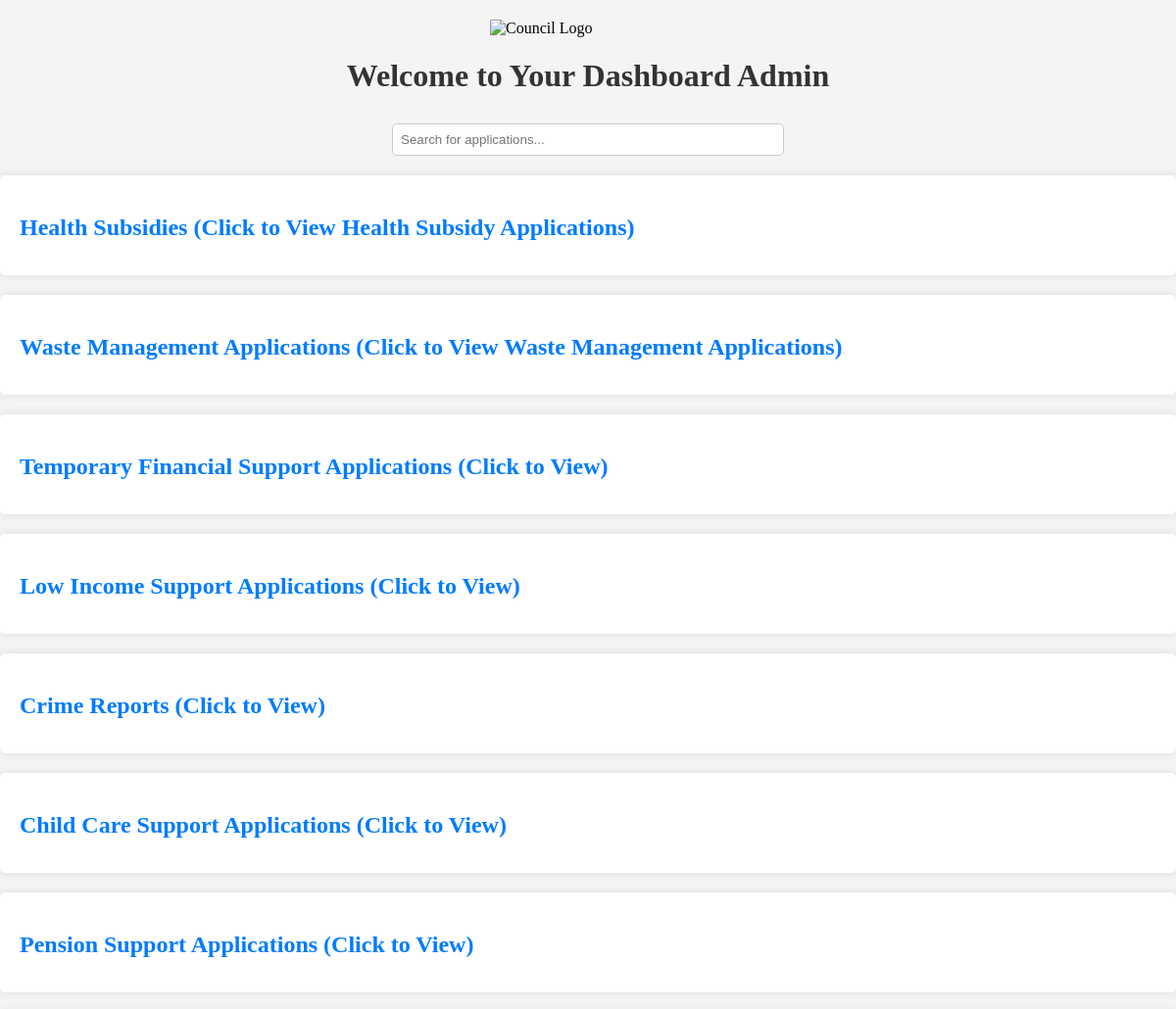
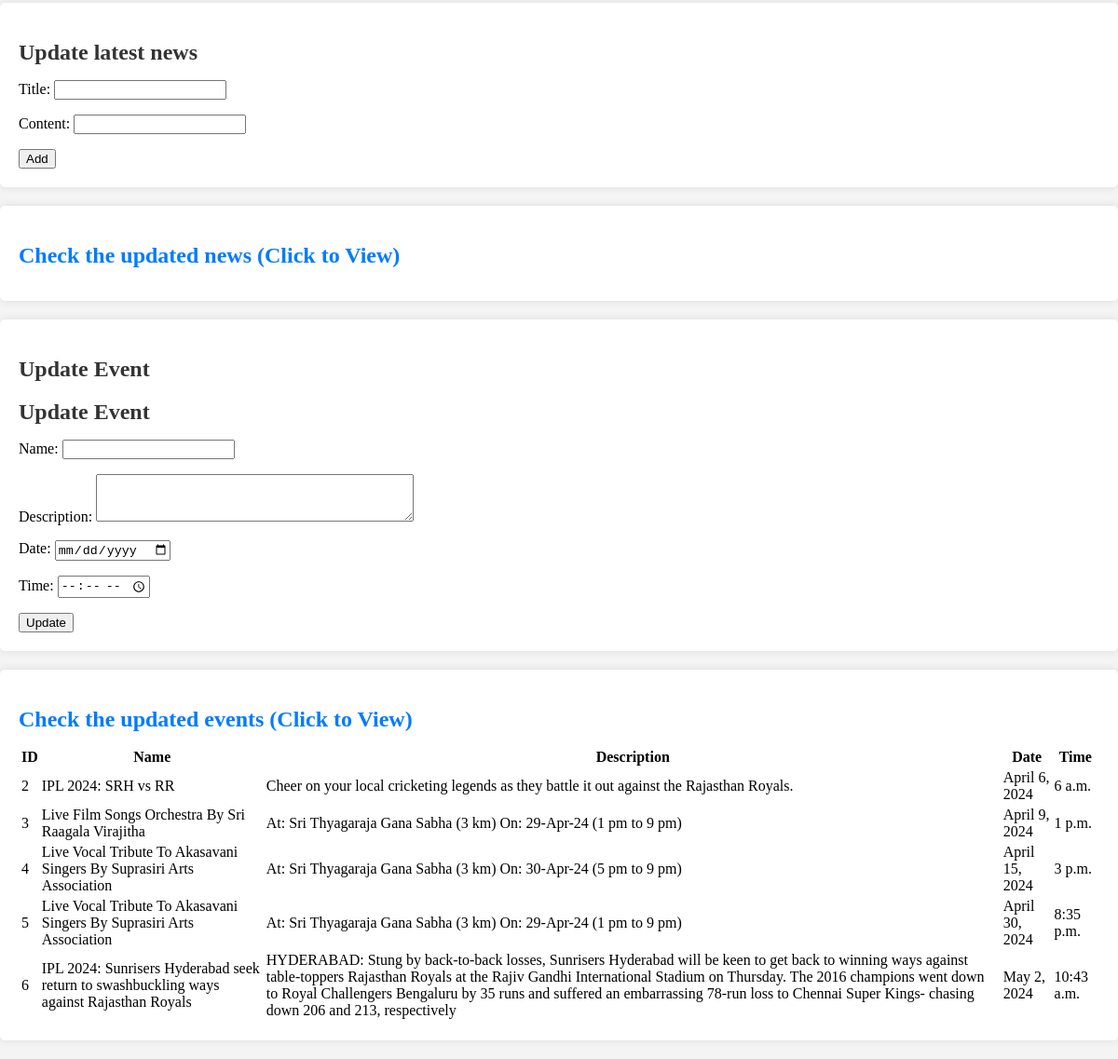
/admin-dashboard/ (signed in), run on the app's committed database (2 pictures, top to bottom).
### app/models.py (models this page shows, shortened)
class Event(models.Model):
    name = models.CharField(max_length=100)
    description = models.TextField()
    date = models.DateField()
    time = models.TimeField()

### app/views.py (the view)
# urls.py: path('admin-dashboard/', views.admin_dashboard, name='admin_dashboard'),
@login_required(login_url='/admin/login/')
@staff_member_required
def admin_dashboard(request):
    if request.method == 'POST':
        fm = newsupdate(request.POST)
        fms = EventUpdate(request.POST)
        if fm.is_valid():
            fm.save()
            return redirect('admin_dashboard')
        if fms.is_valid():
            fms.save()
            return redirect('admin_dashboard')  # Redirect to the admin dashboard page after successful update
    else:
        fm = newsupdate()
        fms = EventUpdate()
    health_subsidies = HealthSubsidy.objects.all()
    waste_applications = WasteManagementApplication.objects.all()
    temporary_support_applications = TemporarySupportApplication.objects.all()
    low_income_support_applications = LowIncomeSupportApplication.objects.all()
    crime_reports = CrimeReport.objects.all()
    locality_tax_payments = LocalityTaxPayment.objects.all()
    child_care_support_applications = ChildCareSupport.objects.all()
    pension_support_applications = PensionSupport.objects.all()
    news_articles = News.objects.all()
    stud = News.objects.all()
    studs = Event.objects.all()  # Retrieve all events
    return render(request, 'app/admin_dasboard.html', {
        'health_subsidies': health_subsidies,
        'waste_applications': waste_applications,
        'temporary_support_applications': temporary_support_applications,
        'low_income_support_applications': low_income_support_applications,
        'crime_reports': crime_reports,
        'locality_tax_payments': locality_tax_payments,
        'child_care_support_applications': child_care_support_applications,
        'pension_support_applications': pension_support_applications,
        'news_articles': news_articles,  # Pass news articles to the template
        'form_news': fm,
        'form_event': fms,  # Pass the form instance to the template
        'stu': stud,
        'studs': studs
    })

### app/forms.py
class newsupdate(forms.ModelForm):
    class Meta:
        model=News
        fields=['title','content',]
        widgets={'title':forms.TextInput(attrs={'class':'form-control'}),
                 'content':forms.TextInput(attrs={'class':'form-control'})}

class EventUpdate(forms.ModelForm):
    class Meta:
        model = Event
        fields = ['name', 'description', 'date', 'time']
        widgets = {
            'name': forms.TextInput(attrs={'class': 'form-control'}),
            'description': forms.Textarea(attrs={'class': 'form-control', 'rows': 3}),
            'date': forms.DateInput(attrs={'class': 'form-control', 'type': 'date'}),
            'time': forms.TimeInput(attrs={'class': 'form-control', 'type': 'time'}),
        }

### app/templates/app/admin_dasboard.html (shortened to what this page needs)
<!DOCTYPE html>
<html lang="en">
<head>
</head>
<body>
    <img src="https://www.booknamechangead.com/images/city_logo/Hyderabad.png" alt="Council Logo" style="display: block; margin: 20px auto; max-width: 200px;">
    <h1>Welcome to Your Dashboard Admin </h1>
    <div class="search-container">
        <input type="text" id="searchInput" class="search-input" onkeyup="searchApplications()" placeholder="Search for applications...">
    </div>
<div class="container">
    <h2 class="toggle-button" onclick="toggleSubsidies()">Health Subsidies (Click to View Health Subsidy Applications)</h2>
</div>
<div class="container">
    <h2 class="toggle-button" onclick="toggleWasteManagement()">Waste Management Applications (Click to View Waste Management Applications)</h2>
</div>
<div class="container">
    <h2 class="toggle-button" onclick="toggleTemporarySupport()">Temporary Financial Support Applications (Click to View)</h2>
</div>
<div class="container">
    <h2 class="toggle-button" onclick="toggleLowIncomeSupport()">Low Income Support Applications (Click to View)</h2>
</div>
<div class="container">
    <h2 class="toggle-button" onclick="toggleCrimeReports()">Crime Reports (Click to View)</h2>
</div>
<div class="container">
    <h2 class="toggle-button" onclick="toggleChildCareSupport()">Child Care Support Applications (Click to View)</h2>
</div>
<div class="container">
    <h2 class="toggle-button" onclick="togglePensionSupport()">Pension Support Applications (Click to View)</h2>
</div>
<div class="container">
<form action=""method="POST">
    <h2>Update latest news</h2>
    {{ form_news.as_p }}
    <input type="submit" class="btn btn-success" value="Add">
</form>
</div>
<div class="container">
    <div class="col-sm-8">
        <h2 class="toggle-button" onclick="toggleNews()">Check the updated news (Click to View)</h2>
    </div>
</div>
<div class="container">
    <h2>Update Event</h2>
    <form method="POST">
        <h2>Update Event</h2>
        {{ form_event.as_p }}
        <button type="submit" class="btn btn-primary">Update</button>
    </form>
</div>
<div class="container">
    <div class="col-sm-8">
        <h2 class="toggle-button" onclick="toggleEvents()">Check the updated events (Click to View)</h2>
        <div class="event-section" id="event-section">
            {% if studs %}
                <table class="table table-hover">
                    <thead>
                        <tr>
                            <th scope="col">ID</th>
                            <th scope="col">Name</th>
                            <th scope="col">Description</th>
                            <th scope="col">Date</th>
                            <th scope="col">Time</th>
                        </tr>
                    </thead>
                    <tbody>
                        {% for event in studs %}
                            <tr>
                                <td>{{ event.id }}</td>
                                <td>{{ event.name }}</td>
                                <td>{{ event.description }}</td>
                                <td>{{ event.date }}</td>
                                <td>{{ event.time }}</td>
                            </tr>
                        {% endfor %}
                    </tbody>
                </table>
            {% else %}
                <h4 class="text-center alert alert-warning">No Events</h4>
            {% endif %}
        </div>
    </div>
</div>
</body>
</html>

### app/templates/app/admin_dasboard.html (style rules this page uses)
body { font-family: 'Lora', serif; margin: 0; padding: 0; background-color: #f4f4f4; }
.container { max-width: 1200px; margin: 20px auto; padding: 20px; background-color: #fff; border-radius: 5px; box-shadow: 0 0 10px rgba(0, 0, 0, 0.1); }
h1 { text-align: center; margin-bottom: 30px; color: #333; }
h2 { margin-bottom: 15px; color: #333; }
.toggle-button { cursor: pointer; color: #007bff; }
.search-container { text-align: center; margin-bottom: 20px; }
.search-input { padding: 8px; border-radius: 5px; border: 1px solid #ccc; width: 50%; max-width: 400px; box-sizing: border-box; }

### data on the page
Event: id "2", name "IPL 2024: SRH vs RR", description "Cheer on your local cricketing legends as they battle it out against the Rajasthan Royals.", date "April 6, 2024", time "6 a.m."
Event: id "3", name "Live Film Songs Orchestra By Sri Raagala Virajitha", description "At: Sri Thyagaraja Gana Sabha (3 km) On: 29-Apr-24 (1 pm to 9 pm)", date "April 9, 2024", time "1 p.m."
Event: id "4", name "Live Vocal Tribute To Akasavani Singers By Suprasiri Arts Association", description "At: Sri Thyagaraja Gana Sabha (3 km) On: 30-Apr-24 (5 pm to 9 pm)", date "April 15, 2024", time "3 p.m."
Event: id "5", name "Live Vocal Tribute To Akasavani Singers By Suprasiri Arts Association", description "At: Sri Thyagaraja Gana Sabha (3 km) On: 29-Apr-24 (1 pm to 9 pm)", date "April 30, 2024", time "8:35 p.m."
Event: id "6", name "IPL 2024: Sunrisers Hyderabad seek return to swashbuckling ways against Rajasthan Royals", description "HYDERABAD: Stung by back-to-back losses, Sunrisers Hyderabad will be keen to get back to winning ways against table-toppers Rajasthan Royals at the Rajiv Gandhi International Stadium on Thursday. The 2016 champions went down to Royal Challengers Bengaluru by 35 runs and suffered an embarrassing 78-run loss to Chennai Super Kings- chasing down 206 and 213, respectively", date "May 2, 2024", time "10:43 a.m."
